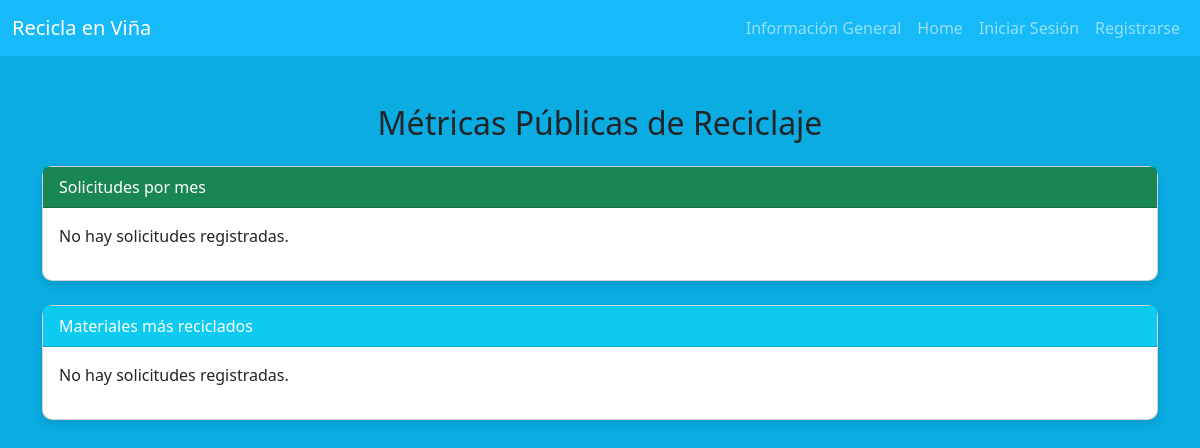
/metricas, run on an earlier commit of the app's database.
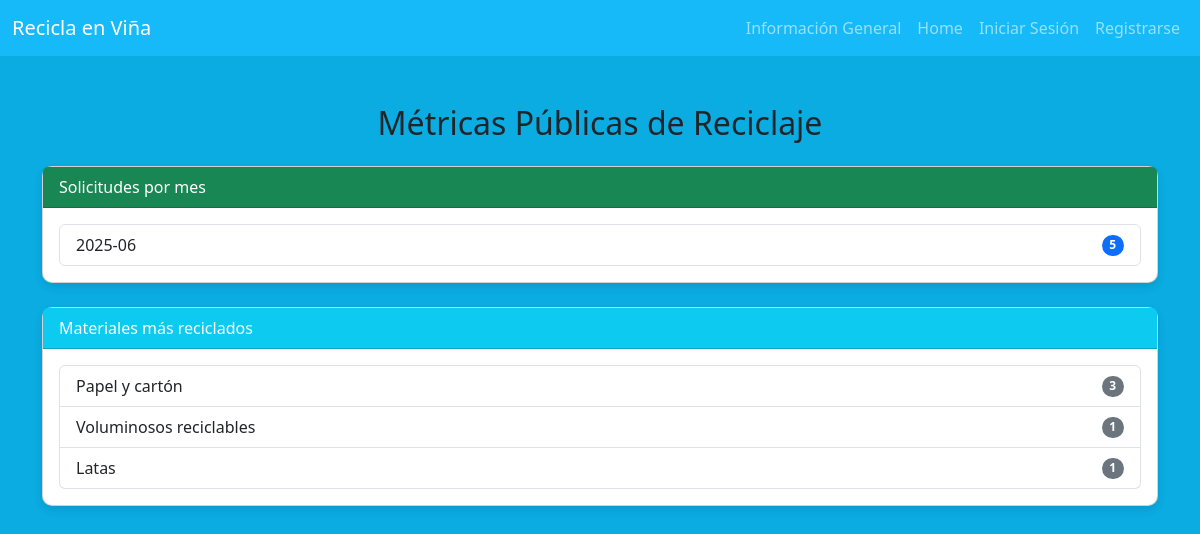
And on a later commit of the database.
### core/models.py (models this page shows, shortened)
class Material(models.Model):
    codigo = models.CharField(max_length=10, unique=True)
    nombre = models.CharField(max_length=100)
    descripcion = models.TextField()

### core/views.py (the view)
# urls.py: path('metricas', views.metricas, name='metricas'),
def metricas(request):
    solicitudes_por_mes = (
        Solicitud.objects
        .extra(select={'mes': "strftime('%%Y-%%m', fecha_creacion)"})
        .values('mes')
        .annotate(total= Count('id'))
        .order_by('mes')
    )
    materiales_mas_solicitados = (
        Solicitud.objects
        .values('material__nombre')
        .annotate(total= Count('material'))
        .order_by('-total')[:5]
    )
    data = {
        'solicitudes_por_mes': solicitudes_por_mes,
        'materiales_mas_solicitados': materiales_mas_solicitados
    }
    return render(request, 'core/metricas.html', data)

### core/templates/core/metricas.html (shortened to what this page needs)
{%extends 'core/base.html'%}
{% block contenido%}
<div class="container2 mt-5">
    <h2 class="mb-4 text-center">Métricas Públicas de Reciclaje</h2>
    <div class="card mb-4">
        <div class="card-header bg-success text-white">
            Solicitudes por mes
        </div>
        <div class="card-body">
            {% if solicitudes_por_mes %}
                <ul class="list-group">
                    {% for item in solicitudes_por_mes %}
                        <li class="list-group-item d-flex justify-content-between align-items-center">
                            {{ item.mes }}
                            <span class="badge bg-primary rounded-pill">{{ item.total }}</span>
                        </li>
                    {% endfor %}
                </ul>
            {% else %}
                <p>No hay solicitudes registradas.</p>
            {% endif %}
        </div>
    </div>
    <div class="card mb-4">
        <div class="card-header bg-info text-white">
            Materiales más reciclados
        </div>
        <div class="card-body">
            {% if materiales_mas_solicitados %}
                <ul class="list-group">
                    {% for item in materiales_mas_solicitados %}
                        <li class="list-group-item d-flex justify-content-between align-items-center">
                            {{ item.material__nombre }}
                            <span class="badge bg-secondary rounded-pill">{{ item.total }}</span>
                        </li>
                    {% endfor %}
                </ul>
            {% else %}
                <p>No hay solicitudes registradas.</p>
            {% endif %}
        </div>
    </div>
</div>
{% endblock %}

### core/templates/core/base.html (shortened to what this page needs)
<!DOCTYPE html>
{% load static %}
<html lang="en">
<head>
    <link href="https://cdn.jsdelivr.net/npm/bootstrap@5.3.5/dist/css/bootstrap.min.css" rel="stylesheet">
    <link rel="stylesheet" href="static/Estilos.css">
</head>
<body>
    <nav class="navbar navbar-expand-lg navbar-dark barra-celeste sticky-top">
        <div class="container-fluid">
            <a class="navbar-brand" href="#">Recicla en Viña</a>
            <div class="collapse navbar-collapse" id="navbarSupportedContent">
                <ul class="navbar-nav ms-auto mb-2 mb-lg-0">
                    <li class="nav-item">
                        <a class="nav-link" href="{% url 'informacion' %}">Información General</a>
                    </li>
                    <li class="nav-item">
                        <a class="nav-link" href="{% url 'home' %}">Home</a>
                    </li>
                    {% if user.is_authenticated %}
                        <li class="nav-item">
                            <a class="nav-link" href="{% url 'mis_solicitudes' %}">Mis Solicitudes</a>
                        </li>
                        <li class="nav-item">
                            <a class="nav-link" href="{% url 'nueva_solicitud' %}">Nueva Solicitud</a>
                        </li>
                        <li class="nav-item">
                            <a class="nav-link" href="#">Hola, {{ user.username }}</a>
                        </li>
                        <form method="post" action="{% url 'logout' %}">
                            {% csrf_token %}
                            <button type="submit" class="nav-link btn btn-link" style="text-decoration: none; color:rgba(240, 255, 255, 0.76);">
                                Cerrar Sesión
                            </button>
                        </form>
                    {% else %}
                    <li class="nav-item">
                        <a class="nav-link" href="{% url 'login' %}">Iniciar Sesión</a>
                    </li>
                    <li class="nav-item">
                        <a class="nav-link" href="{% url 'registro' %}">Registrarse</a>
                    </li>
                    {% endif %}
                </ul>
            </div>
        </div>
    </nav>
    <div class="container" >
        {% block contenido%}
        {% endblock %}
    </div>
</body>
</html>

### core/static/Estilos.css (style rules this page uses)
.barra-celeste { background-color: rgba(26, 188, 252, 0.85); }

### core/templates/core/metricas.html (style rules this page uses)
body { background-color: #0aace2; }
.card { border-radius: 10px; box-shadow: 0 4px 8px rgba(0,0,0,0.1); }
.card-header { border-top-left-radius: 10px; border-top-right-radius: 10px; }

What changed in the data, as far as the page shows it:
added Material: material__nombre "Papel y cartón", total "3"
added Material: material__nombre "Voluminosos reciclables", total "1"
added Material: material__nombre "Latas", total "1"
Also different on the page:
new list line: "2025-06 5"
text no longer shown: "No hay solicitudes registradas. No hay solicitudes registradas."
